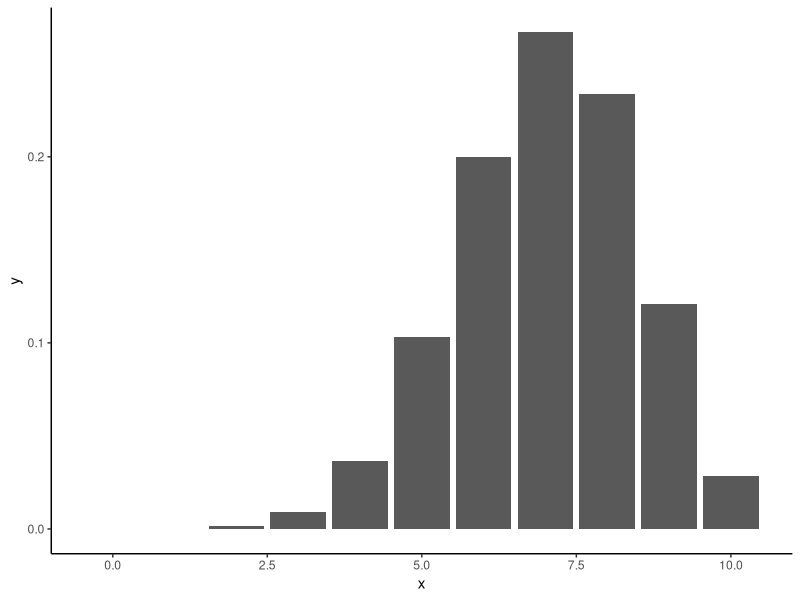

Here is the R script that generated this plot:
# Direct implementation for sampling a sequence of coin flips

# number of coin flips in a sequence
n.trials <- 10;

# outcome is tail or head
outcomes <- c("T", "H");

# probabilities of each outcome
probs.outcome <- c(0.3, 0.7);

# ensure that probs sum to 1
probs.outcome <- probs.outcome / sum(probs.outcome);

# Enumerate the sample space of a sequence of n trials,
# given the outcomes of individual trials,
# returning the sample space
enumerate <- function(outcomes, n) {
  if (n == 1) {
    as.list(outcomes)
  } else {
    branches <- enumerate(outcomes, n - 1);
    unlist(
      lapply(branches,
        function(b) {
          lapply(outcomes, function(o) c(b, o))
        }
      ),
      recursive = FALSE
    )
  }
}

# sample space
S <- enumerate(outcomes, n.trials);

# probability of each element in sample space S
probs.S <- unlist(lapply(
  enumerate(probs.outcome, n.trials),
  function(probs) {
    # probs contain the probability of trials in a sequence
    # obtain the probability for the sequence by multiplying probs together
    prod(probs)
  }
));

sum(probs.S)

# define random variable X as the number of heads
X <- function(s) {
  sum(s == "H")
}

# map each element of the sample space onto the domain of X
values.x <- unlist(lapply(S, X));

# domain of random variable X
domain.x <- unique(values.x);

# induced probability function on random variable X
probs.x <- unlist(lapply(domain.x,
  function(x) {
    # index of elements in the sample space that correspond to realization x
    # this index is used to extract the samples that correspond to 
    # the event where X = x
    idx <- values.x == x;
    sum(probs.S[idx])
  }
));

probs.x

library(ggplot2)
ggplot(data.frame(x=domain.x, y=probs.x), aes(x, y)) + theme_classic() +
  geom_col()


# draw a sample s
s <- sample(outcomes, n.trials, replace=TRUE, prob=probs.outcome);

# map sample s of sample space to realization x
X(s)

# find the index of sample s in the sample space
s.idx <- which(unlist(lapply(S, function(s.i) all(s.i == s))));
probs.S[s.idx]

